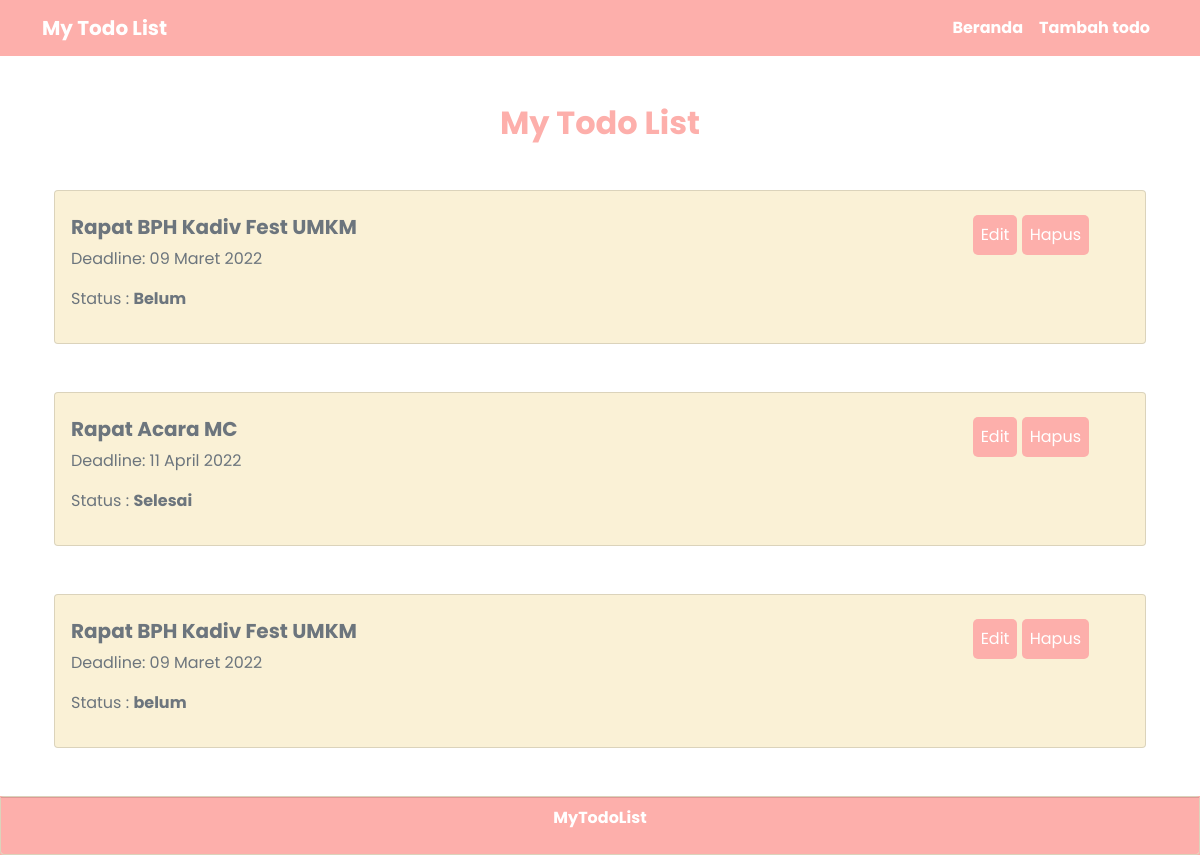
The page / on the database its author committed.
### tables this page shows
CREATE TABLE `todos` (
  `todo_id` int(11) NOT NULL,
  `todo_judul` varchar(255) NOT NULL,
  `todo_tanggal` date NOT NULL,
  `todo_status` varchar(20) NOT NULL
);

### index.php (the view, shortened to what this page needs)
<!doctype html>
<html lang="en">
  <head>
    <link href="https://cdn.jsdelivr.net/npm/bootstrap@5.0.2/dist/css/bootstrap.min.css" rel="stylesheet">
    <link rel="stylesheet" type="text/css" href="style.css">
  </head>
  <body>
    <section>
      <nav class="navbar navbar-expand-lg navbar-dark navbar-todo">
          <div class="container">
            <a class="navbar-brand fw-bold" href="index.php">My Todo List</a>
            <div class="collapse navbar-collapse" id="navbarSupportedContent">
              <ul class="navbar-nav ms-auto mb-2 mb-lg-0">
                <li class="nav-item">
                  <a class="nav-link active fw-bold" aria-current="page" href="index.php">Beranda</a>
                </li>
                <li class="nav-item">
                  <a class="nav-link active fw-bold" href="todos_tambah.php">Tambah todo</a>
                </li>
              </ul>
            </div>
          </div>
      </nav>
    </section>
    <div class="container">
      <div class="judul">
        <h2 class="fw-bold text-center mt-5 mb-5">My Todo List</h2>
      </div>
      <div class="container todo">
        <?php
        include("config.php");
        $queryTodos = mysqli_query($dbconnect,"SELECT * FROM todos");
        while ($dataTodos = mysqli_fetch_array($queryTodos)) {
          $datatanggal = $dataTodos['todo_tanggal'];
          $bulanIndo = ['', 'Januari', 'Februari', 'Maret', 'April', 'Mei', 'Juni', 'Juli', 'Agustus', 'September', 'Oktober', 'November', 'Desember'];
          $var = explode("-", $datatanggal);
          $deadline = $var[2].' '.$bulanIndo[(int)$var[1]].' '.$var[0];
        ?>
          <div class="card mb-5">
            <div class="card-body">
              <div class="row">
                <div class="col-lg-10 col-md-10 col-sm-9">
                  <h5 class="fw-bold text-secondary mt-2"><?= $dataTodos['todo_judul'] ?></h5>
                  <p class="text-secondary">Deadline: <?= $deadline; ?></p>
                  <p class="text-secondary">Status : <b><?= $dataTodos['todo_status'] ?></b></p>
                </div>
                <div class="col-lg-2 col-md-2 col-sm-3">
                  <a href="todos_edit.php?edit=<?= $dataTodos['todo_id'] ?>"><input type="button" class="btn-hapus p-2 mt-2" value="Edit"></a>
                  <a href="function.php?hapus=<?= $dataTodos['todo_id'] ?>"><input type="button" class="btn-hapus p-2 mt-2" value="Hapus"></a>
                </div>
              </div>
            </div>
          </div>
        <?php
        }
        ?>
      </div>
    </div>
    <footer>
      <div class="card">
        <div class="card-footer">
          <p><b>MyTodoList</b></p>
        </div>
      </div>
    </footer>
  </body>
</html>

### style.css (style rules this page uses)
* { font-family: 'Poppins', sans-serif; font-weight: 400; }
.navbar-todo { background-color: #FDAFAB; color: white; }
.judul { color: #FDAFAB; }
.card { background-color: #FAF1D6; }
footer { background-color: #FDAFAB; text-align: center; }

### index.php (style rules this page uses)
a .btn-hapus { background-color: #FDAFAB; border: none; color: white; border-radius: 5px; }
footer .card-footer { background-color: #FDAFAB; text-align: center; color: white; }

### rows shown on the page
todos: todo_judul "Rapat BPH Kadiv Fest UMKM", todo_tanggal "09 Maret 2022", todo_status "Belum"
todos: todo_judul "Rapat Acara MC", todo_tanggal "11 April 2022", todo_status "Selesai"
todos: todo_judul "Rapat BPH Kadiv Fest UMKM", todo_tanggal "09 Maret 2022", todo_status "belum"
